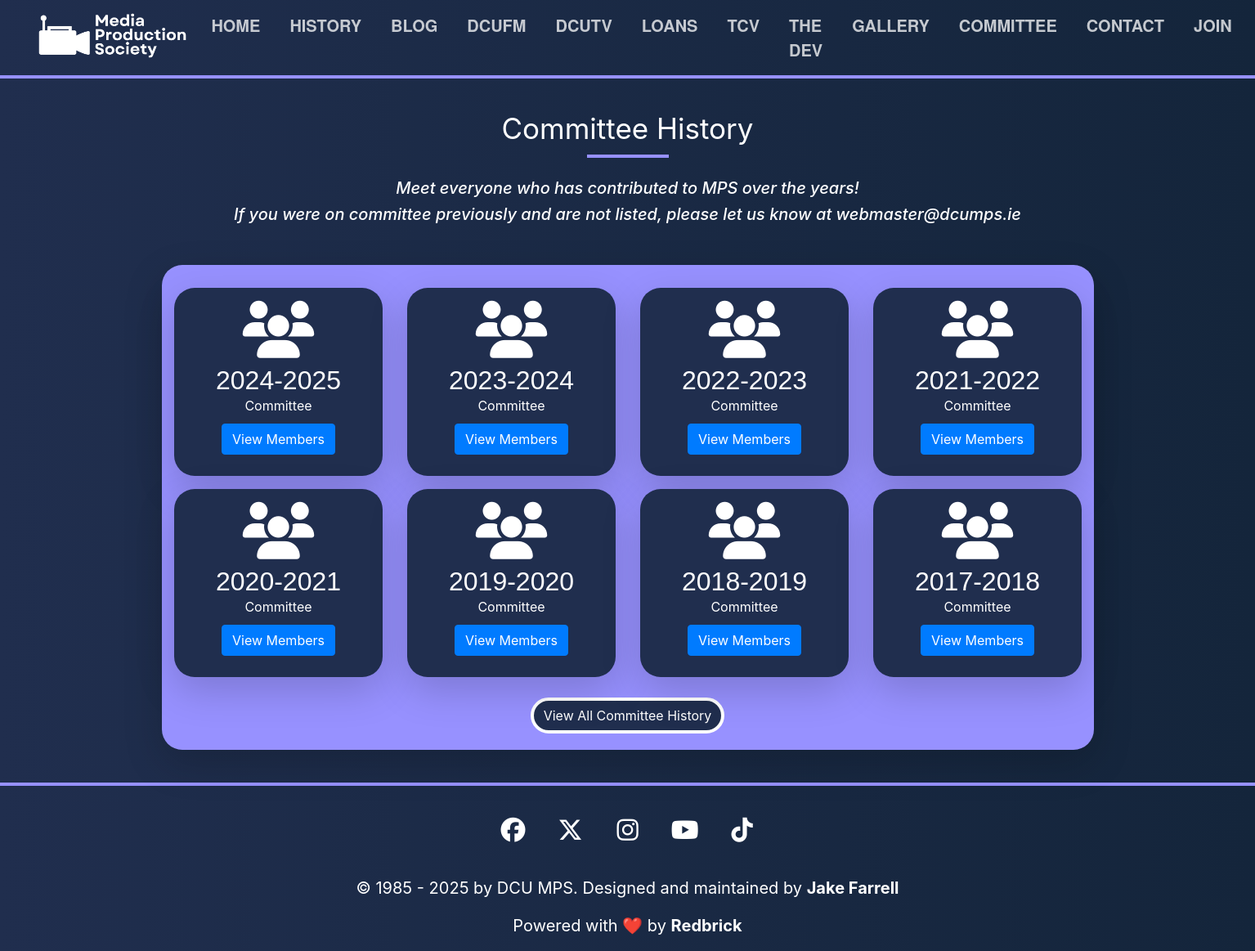
Screenshot of /committee/history with the database file from the repository.
### mps_site/models.py (models this page shows, shortened)
class CommitteeHistory(models.Model):
    id = models.AutoField(primary_key=True)
    year = models.CharField(max_length=100)
    logo = models.CharField(max_length=100, null=True)
    title = models.CharField(max_length=100, default="Committee")
    members = models.ManyToManyField(CommitteeHistoryMember)
    def __str__(self):
        return self.year

### mps_site/views.py (the view)
# urls.py: path("committee/history", views.committee_history, name="committee_history"),
def committee_history(request):
    committee_history = CommitteeHistory.objects.all()
    return render(request, 'committee_history.html',
                  {'page_name': 'Committee History',
                   'committee_history': committee_history})

### mps_site/templates/committee_history.html (shortened to what this page needs)
{% extends 'base.html' %}
{% load static %}
{% block content %}
<div class="title-small">
  <h1>Committee History</h1>
  <h5><i>Meet everyone who has contributed to MPS over the years!</i></h5>
  <h5><i>If you were on committee previously and are not listed, please let us know at <a href="mailto:webmaster@dcumps.ie">webmaster@dcumps.ie</a></i></h5>
</div>
<div class="container">
  <div class="row justify-content-center">
    <div class="col-md-12 custom-box shadow-lg bg-body" id="stats">
      <div class="row gy-4 row-cols-2 row-cols-md-4" style="color: white;">
        {% for year in committee_history %}
        <div class="col my-2 award-item {% if forloop.counter > 8 %}d-none{% endif %}">
          <div class="hvr-grow text-center d-flex flex-column justify-content-center align-items-center py-3 shadow-lg bg-body"
            style="background-color: #202E4E; border-radius: 25px;">
            <div class="bs-icon-xl bs-icon-circle bs-icon-primary d-flex flex-shrink-0 justify-content-center align-items-center d-inline-block mb-2 bs-icon lg">
              <i class="fa-solid fa-users" style="font-size: 70px;"></i>
            </div>
            <div class="px-3" id="{{ year.title | lower }}">
              <h2 class="fw-bold tada animated mb-0">{{ year.year }}</h2>
              <p class="mb-0">Committee</p>
            </div>
            <a class="btn btn-primary" href="{% url 'committee_history_detail' year %}" style="margin-top: 10px; margin-bottom: 10px; color: white";>View Members</a>
          </div>
        </div>
        {% endfor %}
      </div>
      <div class="text-center mt-3">
        <button id="viewMoreButton" class="btn btn-primary" style="background-color: #202E4E; border-radius: 25px; border-width: 4px; border-color: white;">View All Committee History</button>
      </div>
    </div>
  </div>
</div>
{% endblock %}

### mps_site/static/css/style.css (style rules this page uses)
:root { --main-color: #202E4E; --secondary-color: #9791FF; --text-color: #ffffff; --hover-color: #FFE085; }
html { scroll-behavior: smooth; }
body { background-color: var(--main-color); }
h1 { text-align: center; color: var(--text-color); font-size: 60px; }
h2, h6 { font-family: 'Rob', sans-serif; }
h3, h5 { text-align: center; padding-left: 10px; padding-right: 10px; color: var(--text-color); }
.title-small { margin-top: 40px; margin-bottom: 30px; }
.custom-box { background-color: var(--secondary-color); color: var(--text-color); padding: 20px; margin: 20px; border-radius: 25px; }
a:link { color: var(--text-color); }

### mps_site/templates/base.html (style rules this page uses)
body { background-image: linear-gradient(to right, #202E4E, rgb(20, 37, 59)) !important; margin: 0; }
.title-small h1 { font-weight: normal; font-size: 35px; position: relative; margin: 40px 0; }
.title-small h1::before { content: ''; position: absolute; width: 100px; height: 4px; background-color: #9791FF; bottom: -15px; left: 50%; transform: translateX(-50%); animation: animate 4s linear infinite; }

### rows the page displays
CommitteeHistory: year "2024-2025"
CommitteeHistory: year "2023-2024"
CommitteeHistory: year "2022-2023"
CommitteeHistory: year "2021-2022"
CommitteeHistory: year "2020-2021"
CommitteeHistory: year "2019-2020"
CommitteeHistory: year "2018-2019"
CommitteeHistory: year "2017-2018"
